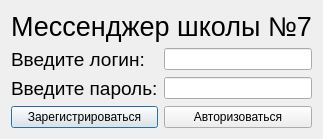
<?xml version="1.0" encoding="UTF-8"?>
<ui version="4.0">
 <class>Dialog</class>
 <widget class="QDialog" name="Dialog">
  <property name="geometry">
   <rect>
    <x>0</x>
    <y>0</y>
    <width>315</width>
    <height>138</height>
   </rect>
  </property>
  <property name="windowTitle">
   <string>Dialog</string>
  </property>
  <layout class="QGridLayout" name="gridLayout">
   <item row="0" column="0" colspan="2">
    <widget class="QLabel" name="label">
     <property name="font">
      <font>
       <pointsize>20</pointsize>
      </font>
     </property>
     <property name="text">
      <string>Мессенджер школы №7</string>
     </property>
     <property name="textFormat">
      <enum>Qt::RichText</enum>
     </property>
     <property name="scaledContents">
      <bool>false</bool>
     </property>
     <property name="alignment">
      <set>Qt::AlignCenter</set>
     </property>
     <property name="textInteractionFlags">
      <set>Qt::NoTextInteraction</set>
     </property>
    </widget>
   </item>
   <item row="1" column="0">
    <widget class="QLabel" name="label_2">
     <property name="font">
      <font>
       <pointsize>14</pointsize>
      </font>
     </property>
     <property name="text">
      <string>Введите логин:</string>
     </property>
    </widget>
   </item>
   <item row="1" column="1">
    <widget class="QLineEdit" name="lineEditLogin"/>
   </item>
   <item row="2" column="0">
    <widget class="QLabel" name="label_3">
     <property name="font">
      <font>
       <pointsize>14</pointsize>
      </font>
     </property>
     <property name="text">
      <string>Введите пароль:</string>
     </property>
    </widget>
   </item>
   <item row="2" column="1">
    <widget class="QLineEdit" name="lineEditPassword"/>
   </item>
   <item row="3" column="0">
    <widget class="QPushButton" name="regbutton">
     <property name="text">
      <string>Зарегистрироваться</string>
     </property>
    </widget>
   </item>
   <item row="3" column="1">
    <widget class="QPushButton" name="loginbutton">
     <property name="text">
      <string>Авторизоваться</string>
     </property>
    </widget>
   </item>
  </layout>
 </widget>
 <resources/>
 <connections/>
</ui>
